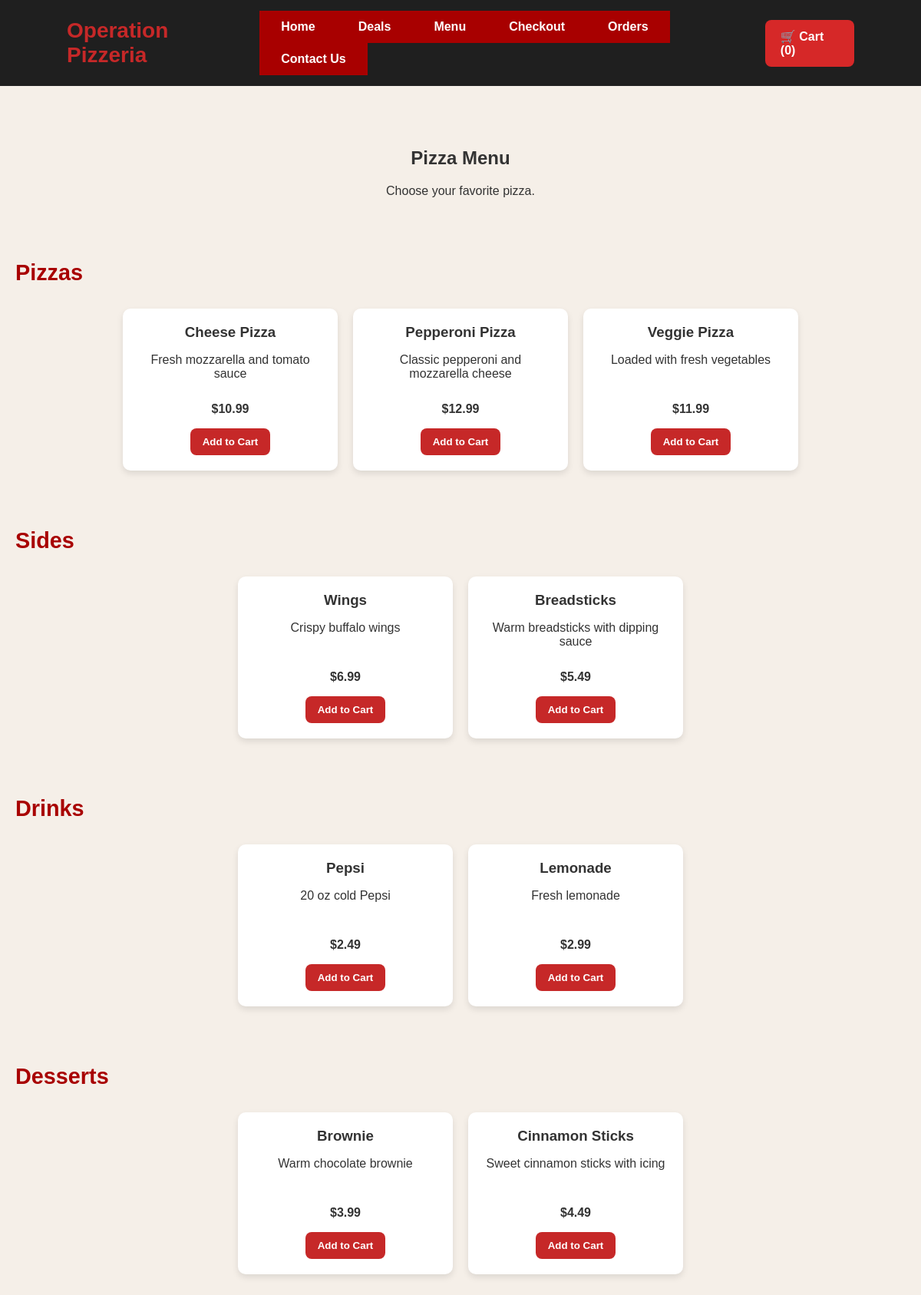
The page /menu on the database its author committed.
### tables this page shows
CREATE TABLE menu_items (
        item_id INTEGER PRIMARY KEY AUTOINCREMENT,
        name TEXT NOT NULL,
        description TEXT,
        category TEXT,
        price REAL NOT NULL
    );

### app.py (the view)
@app.route("/menu")
def menu():
    conn = get_db_connection()
    items = conn.execute("SELECT * FROM menu_items").fetchall()
    conn.close()
    return render_template(
        "menu.html",
        items=items,
        cart_count=get_cart_count()
    )

### app.py (called while the page is built)
def get_db_connection():
    conn = sqlite3.connect("pizzeria.db")
    conn.row_factory = sqlite3.Row
    return conn

def get_cart_count():
    cart = session.get("cart", [])
    return len(cart)

### templates/menu.html (shortened to what this page needs)
<!DOCTYPE html>
<html lang="en">
<head>
    <link rel="stylesheet" href="{{ url_for('static', filename='style.css') }}">
</head>
<body>
    <header class="top-header">
        <div class="container">
            <a href="/" class="logo">Operation Pizzeria</a>
            <nav class="main-nav">
                <a href="/">Home</a>
                <a href="/deals">Deals</a>
                <a href="/menu">Menu</a>
                <a href="/order">Checkout</a>
                <a href="/orders">Orders</a>
                <a href="/contact">Contact Us</a>
            </nav>
            <a href="/cart" class="cart-button">🛒 Cart ({{ cart_count }})</a>
        </div>
    </header>
    <main class="hero">
        <h2>Pizza Menu</h2>
        <p>Choose your favorite pizza.</p>
    </main>
    <h2 class="menu-section-title">Pizzas</h2>
    <section class="menu-container">
        {% for item in items %}
            {% if item.category == "Pizza" %}
            <div class="pizza-card">
                <h3>{{ item.name }}</h3>
                <p class="description">{{ item.description }}</p>
                <p class="price">${{ item.price }}</p>
                <form action="/add_to_cart" method="POST">
                    <button type="submit">Add to Cart</button>
                </form>
            </div>
            {% endif %}
        {% endfor %}
    </section>
    <h2 class="menu-section-title">Sides</h2>
    <section class="menu-container">
        {% for item in items %}
            {% if item.category == "Sides" %}
            <div class="pizza-card">
                <h3>{{ item.name }}</h3>
                <p class="description">{{ item.description }}</p>
                <p class="price">${{ item.price }}</p>
                <form action="/add_to_cart" method="POST">
                    <button type="submit">Add to Cart</button>
                </form>
            </div>
            {% endif %}
        {% endfor %}
    </section>
    <h2 class="menu-section-title">Drinks</h2>
    <section class="menu-container">
        {% for item in items %}
            {% if item.category == "Drinks" %}
            <div class="pizza-card">
                <h3>{{ item.name }}</h3>
                <p class="description">{{ item.description }}</p>
                <p class="price">${{ item.price }}</p>
                <form action="/add_to_cart" method="POST">
                    <button type="submit">Add to Cart</button>
                </form>
            </div>
            {% endif %}
        {% endfor %}
    </section>
    <h2 class="menu-section-title">Desserts</h2>
    <section class="menu-container">
        {% for item in items %}
            {% if item.category == "Dessert" %}
            <div class="pizza-card">
                <h3>{{ item.name }}</h3>
                <p class="description">{{ item.description }}</p>
                <p class="price">${{ item.price }}</p>
                <form action="/add_to_cart" method="POST">
                    <button type="submit">Add to Cart</button>
                </form>
            </div>
            {% endif %}
        {% endfor %}
    </section>
</body>
</html>

### static/style.css (style rules this page uses)
body { font-family: Arial, sans-serif; margin: 0; background-color: #f5efe8; color: #333; }
.container { width: 90%; max-width: 1200px; margin: 0 auto; }
.top-header { background-color: #1f1f1f; padding: 14px 30px; }
.top-header .container { display: flex; justify-content: space-between; align-items: center; gap: 20px; }
.logo { text-decoration: none; color: #c62828; font-size: 28px; font-weight: bold; }
.main-nav { display: flex; gap: 0; flex-wrap: wrap; }
.main-nav a { background-color: #a80000; color: white; text-decoration: none; padding: 12px 28px; font-weight: bold; }
.cart-button { background-color: #d62828; color: white; text-decoration: none; padding: 12px 20px; border-radius: 8px; font-weight: bold; }
.hero { text-align: center; padding: 60px 20px 30px; }
.menu-section-title { max-width: 1200px; margin: 35px auto 10px; padding-left: 20px; color: #a80000; font-size: 1.8rem; }
.menu-container { display: flex; justify-content: center; gap: 20px; padding: 20px 30px 40px; flex-wrap: wrap; }
.pizza-card { background-color: white; border-radius: 10px; padding: 20px; width: 240px; text-align: center; box-shadow: 0 4px 8px rgba(0, 0, 0, 0.1); }
.pizza-card h3 { margin-top: 0; margin-bottom: 16px; }
.description { min-height: 50px; margin: 0 0 14px 0; }
.price { font-weight: bold; margin: 0 0 16px 0; }
.pizza-card form { margin: 0; }
.pizza-card button { background-color: #c62828; color: white; border: none; border-radius: 8px; padding: 10px 16px; cursor: pointer; font-weight: bold; }

### rows shown on the page
menu_items: name "Cheese Pizza", description "Fresh mozzarella and tomato sauce", price "10.99"
menu_items: name "Pepperoni Pizza", description "Classic pepperoni and mozzarella cheese", price "12.99"
menu_items: name "Veggie Pizza", description "Loaded with fresh vegetables", price "11.99"
menu_items: name "Wings", description "Crispy buffalo wings", price "6.99"
menu_items: name "Breadsticks", description "Warm breadsticks with dipping sauce", price "5.49"
menu_items: name "Pepsi", description "20 oz cold Pepsi", price "2.49"
menu_items: name "Lemonade", description "Fresh lemonade", price "2.99"
menu_items: name "Brownie", description "Warm chocolate brownie", price "3.99"
menu_items: name "Cinnamon Sticks", description "Sweet cinnamon sticks with icing", price "4.49"

### other values the page prints
{{ cart_count }} "0"
